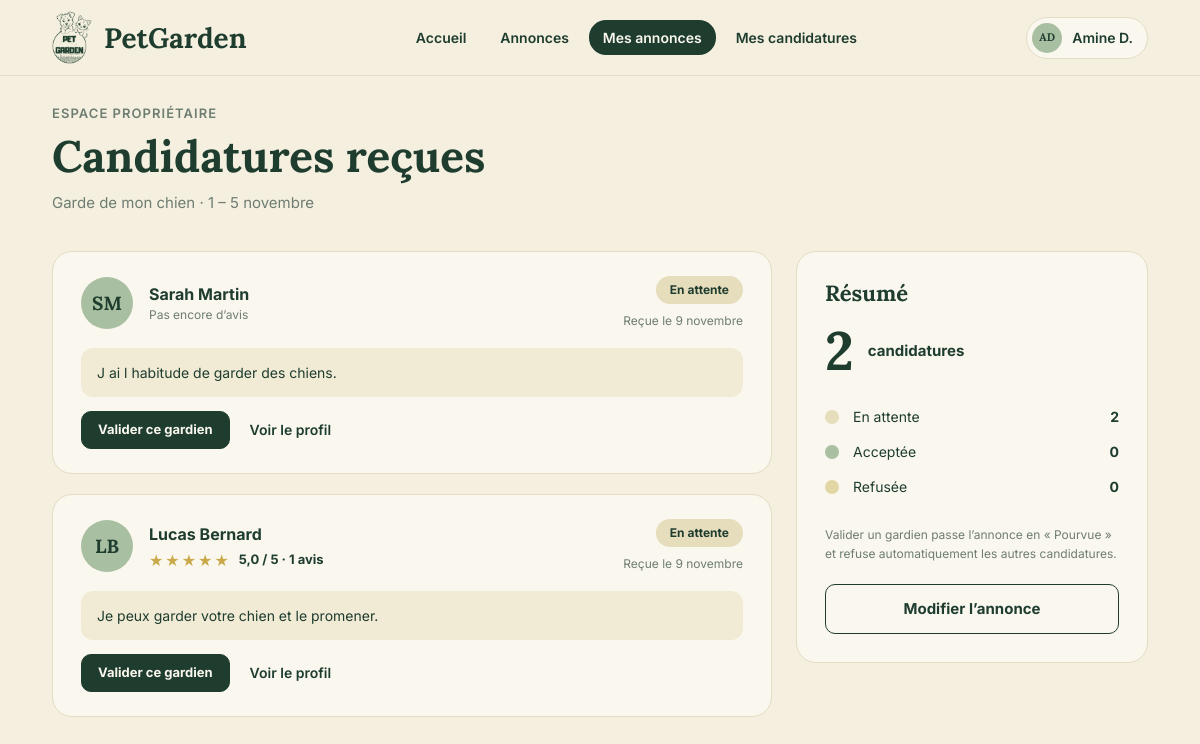
The page /candidatures.php?id=1 (signed in) on the database its author committed.
### tables this page shows
create table utilisateur (
    id_utilisateur int auto_increment,
    nom varchar(50) not null,
    prenom varchar(50) not null,
    email varchar(150) not null unique,
    mdp varchar(255) not null,
    role enum('utilisateur', 'admin') not null default 'utilisateur',
    actif boolean not null default true,
    constraint pk_utilisateur primary key (id_utilisateur)
);

create table annonces (
    id_annonce int auto_increment,
    titre varchar(150) not null,
    type_animal varchar(200) not null,
    ville varchar(100) not null,
    date_debut date not null,
    date_fin date not null,
    description text,
    statut enum('ouverte', 'pourvue', 'terminee') not null default 'ouverte',
    id_proprietaire int not null,
    constraint pk_annonce primary key (id_annonce),
    constraint fk_annonce_proprietaire foreign key (id_proprietaire) references utilisateur(id_utilisateur) on delete restrict,
    constraint chk_dates_annonce check (date_fin >= date_debut)
);

create table candidatures (
    id_candidature int auto_increment,
    message text not null,
    statut enum('en attente', 'acceptee', 'refusee') not null default 'en attente',
    date_candidature datetime not null default current_timestamp,
    id_annonce int not null,
    id_gardien int not null,
    constraint pk_candidature primary key (id_candidature),
    constraint fk_candidature_annonce foreign key (id_annonce) references annonces(id_annonce) on delete restrict,
    constraint fk_candidature_gardien foreign key (id_gardien)  references utilisateur(id_utilisateur) on delete restrict,
    constraint uq_candidature unique (id_annonce, id_gardien)
);

### public/candidatures.php (called while the page is built)
<?php
require_once __DIR__ . '/../controleur/candidature_controller.php';
$controleur = new CandidatureController();
$donnees = $controleur->recues();
extract($donnees);
require __DIR__ . '/../vue/candidatures.php';

### model/utilisateur.php (called while the page is built, shortened)
<?php
require_once __DIR__ . '/../config/database.php';
class Utilisateur
{
    private $pdo;
    public function __construct()
    {
        $database = new Database();
        $this->pdo = $database->getConnection();
    }
    public function trouverParId($id)
    {
        $requete = $this->pdo->prepare(
            'select id_utilisateur, nom, prenom, email, role, actif
             from utilisateur
             where id_utilisateur = :id'
        );
        $requete->execute(['id' => $id]);
        return $requete->fetch();
    }
}

### config/database.php (called while the page is built)
<?php
class Database{
    private $host = 'localhost';
    private $dbname = 'petgarden_2';
    private $user = 'root';
    private $mdp = '';
    private static $pdo = null;
    public function getConnection(){
        if (self::$pdo === null) {
            try {
                self::$pdo = new PDO(
                    "mysql:host=$this->host;dbname=$this->dbname;charset=utf8mb4",
                    $this->user,
                    $this->mdp,
                    [
                        PDO::ATTR_ERRMODE => PDO::ERRMODE_EXCEPTION,
                        PDO::ATTR_DEFAULT_FETCH_MODE => PDO::FETCH_ASSOC,
                    ]
                );
            } catch (PDOException $e) {
                http_response_code(500);
                exit('erreur de connexion à la base de données.');
            }
        }
        return self::$pdo;
    }
}

### controleur/controleur.php (called while the page is built, shortened)
<?php
class Controleur
{
    public function __construct()
    {
        $this->verifierCompte();
    }
    private function verifierCompte()
    {
        require_once __DIR__ . '/../model/utilisateur.php';
        $utilisateurModel = new Utilisateur();
        $compte = $utilisateurModel->trouverParId($_SESSION['id_utilisateur']);
    }
    protected function exigerConnexion()
    {
        return (int) $_SESSION['id_utilisateur'];
    }
    protected function estPost()
    {
        if ($_SERVER['REQUEST_METHOD'] !== 'POST') {
            return false;
        }
        return true;
    }
    protected function entier($tableau, $cle)
    {
        $valeur = filter_var($tableau[$cle] ?? null, FILTER_VALIDATE_INT, ['options' => ['min_range' => 1]]);
        return $valeur === false ? 0 : $valeur;
    }
}

### model/annonce.php (called while the page is built, shortened)
<?php
require_once __DIR__ . '/../config/database.php';
class Annonce
{
    private $pdo;
    public function __construct()
    {
        $database = new Database();
        $this->pdo = $database->getConnection();
    }
    public function trouverParIdEtProprietaire($idAnnonce, $idProprietaire)
    {
        $requete = $this->pdo->prepare(
            'select * from annonces
             where id_annonce = :id
             and id_proprietaire = :id_proprietaire'
        );
        $requete->execute([
            'id' => $idAnnonce,
            'id_proprietaire' => $idProprietaire
        ]);
        return $requete->fetch();
    }
}

### controleur/candidature_controller.php (called while the page is built, shortened)
<?php
require_once __DIR__ . '/controleur.php';
require_once __DIR__ . '/../model/annonce.php';
require_once __DIR__ . '/../model/candidature.php';
class CandidatureController extends Controleur
{
    public function recues()
    {
        $idProprietaire = $this->exigerConnexion();
        $idAnnonce = $this->entier($_GET, 'id');
        $annonceModel = new Annonce();
        $annonce = $annonceModel->trouverParIdEtProprietaire($idAnnonce, $idProprietaire);
        $candidatureModel = new Candidature();
        $compteurs = $candidatureModel->compterParStatut('id_annonce', $idAnnonce);
        return $this->vue([
            'annonce' => $annonce,
            'candidatures' => $candidatureModel->listerParAnnonce($idAnnonce),
            'compteurs' => $compteurs,
            'total' => array_sum($compteurs),
        ]);
    }
}

### model/candidature.php (called while the page is built, shortened)
<?php
require_once __DIR__ . '/../config/database.php';
class Candidature
{
    private $pdo;
    public function __construct()
    {
        $database = new Database();
        $this->pdo = $database->getConnection();
    }
    public function listerParAnnonce($idAnnonce)
    {
        $requete = $this->pdo->prepare(
            "select c.*, u.prenom, u.nom,
                    (select round(avg(v.note), 1) from avis as v where v.id_cible = u.id_utilisateur) as note_moyenne,
                    (select count(*) from avis as v where v.id_cible = u.id_utilisateur) as nb_avis
             from candidatures as c
             inner join utilisateur as u on u.id_utilisateur = c.id_gardien
             where c.id_annonce = :id_annonce
             order by field(c.statut, 'acceptee', 'en attente', 'refusee'), c.date_candidature asc"
        );
        $requete->execute(['id_annonce' => $idAnnonce]);
        return $requete->fetchAll();
    }
    public function compterParStatut($colonne, $id)
    {
        $colonne = $colonne === 'id_annonce' ? 'id_annonce' : 'id_gardien';
        $requete = $this->pdo->prepare(
            "select statut, count(*) as total
             from candidatures
             where $colonne = :id
             group by statut"
        );
        $requete->execute(['id' => $id]);
        $compteurs = ['en attente' => 0, 'acceptee' => 0, 'refusee' => 0];
        foreach ($requete->fetchAll() as $ligne) {
            $compteurs[$ligne['statut']] = (int) $ligne['total'];
        }
        return $compteurs;
    }
}

### vue/candidatures.php (the view, shortened to what this page needs)
<?php
$page_active = 'mes_annonces';
require __DIR__ . '/partials/entete.php';
?>
<main class="conteneur page">
    <div class="page-titre">
        <p class="surtitre">Espace propriétaire</p>
        <h1>Candidatures reçues</h1>
        <p class="texte-doux"><?= e(majuscule($annonce['titre'])) ?> · <?= e(periode($annonce['date_debut'], $annonce['date_fin'])) ?></p>
    </div>
    <div class="mise-en-page">
        <div class="liste">
            <?php foreach ($candidatures as $candidature) : ?>
                <article class="carte candidature">
                    <div class="candidature-haut">
                        <div class="personne">
                            <span class="avatar avatar-l"><?= e(initiales($candidature['prenom'], $candidature['nom'])) ?></span>
                            <div>
                                <strong class="nom"><?= e(nom_complet($candidature['prenom'], $candidature['nom'])) ?></strong>
                                <?php if ((int) $candidature['nb_avis'] > 0) : ?>
                                    <span class="note-ligne">
                                        <?= etoiles($candidature['note_moyenne']) ?>
                                        <strong><?= e(note($candidature['note_moyenne'])) ?> / 5 · <?= e(pluriel($candidature['nb_avis'], 'avis')) ?></strong>
                                    </span>
                                <?php else : ?>
                                    <small>Pas encore d’avis</small>
                                <?php endif; ?>
                            </div>
                        </div>
                        <div class="candidature-statut">
                            <span class="statut statut-clair statut-<?= e(classe_statut($candidature['statut'])) ?>"><?= e(libelle_statut($candidature['statut'])) ?></span>
                            <small>Reçue le <?= e(jour_mois($candidature['date_candidature'])) ?></small>
                        </div>
                    </div>
                    <p class="message"><?= nl2br(e(majuscule($candidature['message']))) ?></p>
                    <div class="actions">
                        <?php if ($annonce['statut'] === 'ouverte' && $candidature['statut'] === 'en attente') : ?>
                            <form method="post" action="candidatures.php?id=<?= (int) $annonce['id_annonce'] ?>">
                                <button type="submit" class="bouton bouton-plein bouton-petit">Valider ce gardien</button>
                            </form>
                        <?php endif; ?>
                        <a href="profil.php?id=<?= (int) $candidature['id_gardien'] ?>" class="lien-fort">Voir le profil</a>
                    </div>
                </article>
            <?php endforeach; ?>
        </div>
        <aside class="colonne-laterale">
            <section class="carte resume">
                <h2 class="titre-carte">Résumé</h2>
                <p class="resume-total"><strong><?= (int) $total ?></strong> <?= $total > 1 ? 'candidatures' : 'candidature' ?></p>
                <ul class="resume-lignes">
                    <li class="point-en-attente">En attente <strong><?= (int) $compteurs['en attente'] ?></strong></li>
                    <li class="point-acceptee">Acceptée <strong><?= (int) $compteurs['acceptee'] ?></strong></li>
                    <li class="point-refusee">Refusée <strong><?= (int) $compteurs['refusee'] ?></strong></li>
                </ul>
                <p class="note-bas">Valider un gardien passe l’annonce en « Pourvue » et refuse automatiquement les autres candidatures.</p>
                <?php if ($annonce['statut'] === 'ouverte') : ?>
                    <a href="modifier_annonce.php?id=<?= (int) $annonce['id_annonce'] ?>" class="bouton bouton-contour bouton-large">Modifier l’annonce</a>
                <?php endif; ?>
            </section>
        </aside>
    </div>
</main>
<?php require __DIR__ . '/partials/pied.php'; ?>

### vue/partials/entete.php (shortened to what this page needs)
<?php
require_once __DIR__ . '/fonctions.php';
$est_admin = $connecte !== null && $connecte['role'] === 'admin';
if ($est_admin) {
    $liens = ['moderation' => ['admin_moderation.php', 'Modération'], 'comptes' => ['admin_comptes.php', 'Comptes']];
} elseif ($connecte !== null) {
    $liens = [
        'accueil' => ['index.php', 'Accueil'],
        'annonces' => ['annonces.php', 'Annonces'],
        'mes_annonces' => ['mes_annonces.php', 'Mes annonces'],
        'mes_candidatures' => ['mes_candidatures.php', 'Mes candidatures'],
    ];
} else {
    $liens = ['accueil' => ['index.php', 'Accueil'], 'annonces' => ['annonces.php', 'Annonces']];
}
?>
<!doctype html>
<html lang="fr">
<head>
    <link rel="stylesheet" href="assets/css/style.css">
</head>
<body>
<header class="entete">
    <div class="conteneur entete-contenu">
        <a class="logo" href="<?= $est_admin ? 'admin_moderation.php' : 'index.php' ?>">
            <img src="assets/img/logo.png" alt="" width="40" height="52">
            <span>PetGarden</span>
        </a>
        <?php if ($page_active !== 'auth') : ?>
            <nav class="navigation">
                <?php foreach ($liens as $cle => $lien) : ?>
                    <a href="<?= e($lien[0]) ?>" class="<?= $cle === $page_active ? 'actif' : '' ?>"><?= e($lien[1]) ?></a>
                <?php endforeach; ?>
            </nav>
        <?php endif; ?>
        <?php if ($connecte !== null) : ?>
            <details class="compte">
                <summary>
                    <span class="avatar avatar-xs"><?= e($est_admin ? 'AD' : initiales($connecte['prenom'], $connecte['nom'])) ?></span>
                    <?= e($est_admin ? 'Admin' : nom_court($connecte['prenom'], $connecte['nom'])) ?>
                </summary>
            </details>
        <?php endif; ?>
    </div>
</header>

### vue/partials/fonctions.php (shortened to what this page needs)
<?php
function e($valeur)
{
    return htmlspecialchars((string) $valeur, ENT_QUOTES, 'UTF-8');
}
function majuscule($texte)
{
    $texte = (string) $texte;
    return mb_strtoupper(mb_substr($texte, 0, 1)) . mb_substr($texte, 1);
}
function titre($texte)
{
    return mb_convert_case((string) $texte, MB_CASE_TITLE, 'UTF-8');
}
function nom_complet($prenom, $nom)
{
    return titre($prenom . ' ' . $nom);
}
function nom_court($prenom, $nom)
{
    return titre($prenom) . ' ' . mb_strtoupper(mb_substr((string) $nom, 0, 1)) . '.';
}
function initiales($prenom, $nom)
{
    return mb_strtoupper(mb_substr((string) $prenom, 0, 1) . mb_substr((string) $nom, 0, 1));
}
function nom_mois($numero)
{
    $mois = ['janvier', 'février', 'mars', 'avril', 'mai', 'juin', 'juillet',
             'août', 'septembre', 'octobre', 'novembre', 'décembre'];
    return $mois[(int) $numero - 1];
}
function jour_mois($date)
{
    $horodatage = strtotime((string) $date);
    return date('j', $horodatage) . ' ' . nom_mois(date('n', $horodatage));
}
function periode($debut, $fin, $avecAnnee = false)
{
    $d = strtotime((string) $debut);
    $f = strtotime((string) $fin);
    $annee = $avecAnnee ? ' ' . date('Y', $f) : '';
    if (date('Y-m', $d) === date('Y-m', $f)) {
        return date('j', $d) . ' – ' . date('j', $f) . ' ' . nom_mois(date('n', $f)) . $annee;
    }
    return jour_mois($debut) . ' – ' . jour_mois($fin) . $annee;
}
function note($valeur)
{
    return number_format((float) $valeur, 1, ',', '');
}
function etoiles($valeur, $classe = '')
{
    $pleines = (int) round((float) $valeur);
    $html = '<span class="etoiles ' . e($classe) . '" aria-label="' . e(note($valeur)) . ' sur 5">';
    for ($i = 1; $i <= 5; $i++) {
        $html .= '<span class="' . ($i <= $pleines ? 'pleine' : 'vide') . '">★</span>';
    }
    return $html . '</span>';
}
function libelle_statut($statut)
{
    $libelles = [
        'ouverte' => 'Ouverte',
        'pourvue' => 'Pourvue',
        'terminee' => 'Terminée',
        'en attente' => 'En attente',
        'acceptee' => 'Acceptée',
        'refusee' => 'Refusée',
    ];
    return $libelles[$statut] ?? majuscule($statut);
}
function classe_statut($statut)
{
    return str_replace(' ', '-', (string) $statut);
}
function pluriel($nombre, $mot)
{
    return $nombre . ' ' . $mot . ((int) $nombre > 1 ? 's' : '');
}

### rows shown on the page
utilisateur: role+prenom+nom "AD", role+prenom+nom "Amine D."
annonces: titre "Garde de mon chien", date_debut+date_fin "1 – 5 novembre"
candidatures: id_gardien.nom "SM", id_gardien.nom "Sarah Martin", shows "Pas encore d’avis", statut "En attente", date_candidature "9 novembre", message "J ai l habitude de garder des chiens.", id_gardien "2"
candidatures: id_gardien.nom "LB", id_gardien.nom "Lucas Bernard", note_moyenne "5,0", nb_avis "1 avis", statut "En attente", date_candidature "9 novembre", message "Je peux garder votre chien et le promener."

### other values the page prints
$lien[1] "Accueil"
$lien[1] "Annonces"
$lien[1] "Mes annonces"
$lien[1] "Mes candidatures"
$total "2"
$compteurs['acceptee'] "0"
$compteurs['refusee'] "0"
